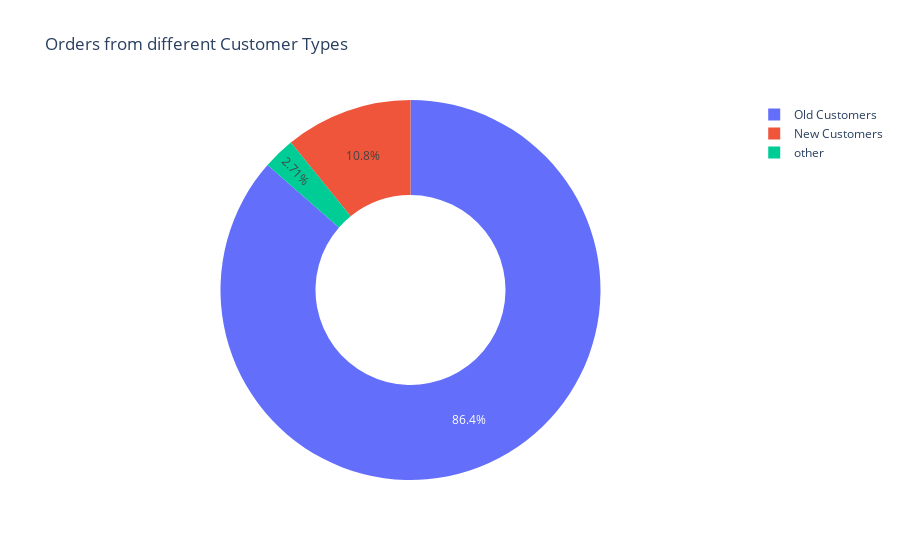

Notebook source saved alongside this figure:
### Code cell
new_customer = customer_count["New Customer"] + customer_count["New Custome"]
old_customer = customer_count["Old Customer"] + customer_count["Old Custome"]
other = customer_count["Bicycle Op"] + customer_count["Retail"] + customer_count["OFC"]

labels = ['New Customers','Old Customers','other']
values = [new_customer, old_customer, other]

fig = px.pie(values=values, names=labels, 
             title='Orders from different Customer Types', hole=0.5)
fig.show()

### Figure 1 — Plotly figure (JSON) as saved in the notebook; plotly's stock layout.template omitted (floating-point values rounded to 4 significant figures)
{"data": [{"domain": {"x": [0, 1], "y": [0, 1]}, "hole": 0.5, "hovertemplate": "label=%{label}<br>value=%{value}<extra></extra>", "labels": ["New Customers", "Old Customers", "other"], "legendgroup": "", "name": "", "showlegend": true, "type": "pie", "values": [32, 255, 8]}], "layout": {"legend": {"tracegroupgap": 0}, "title": {"text": "Orders from different Customer Types"}}}
